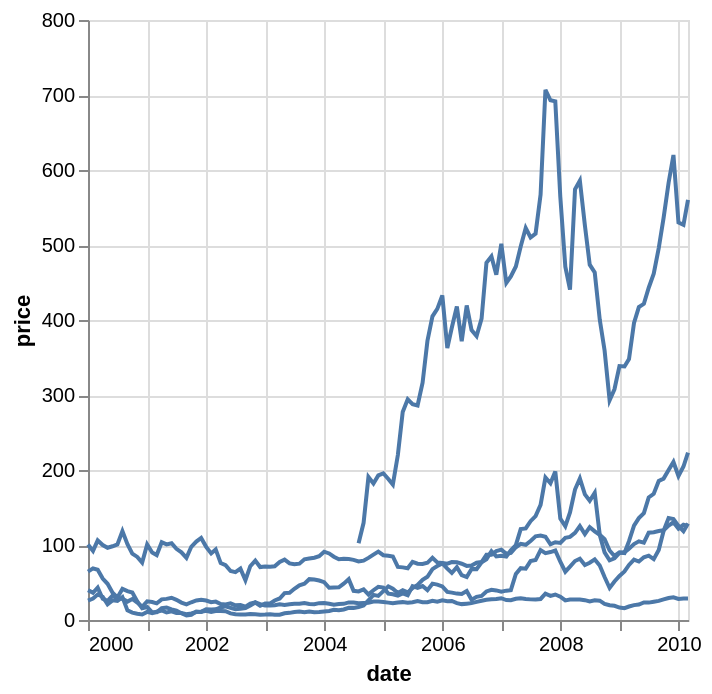

Here is the Vega-Lite specification saved for this chart:
### Vega-Lite specification from a JSON file in a GitHub repository (floating-point values rounded to 4 significant figures; data arrays with more than 128 entries replaced by an {"elided": "..."} marker saying what was removed)
{"$schema": "https://vega.github.io/schema/vega-lite/v4.json", "description": "Stock prices of 5 Tech Companies Over Time.", "data": {"values": {"elided": "560 records"}}, "mark": "line", "encoding": {"x": {"field": "date", "type": "temporal"}, "y": {"field": "price", "type": "quantitative"}, "detail": {"field": "symbol", "type": "nominal"}}}
